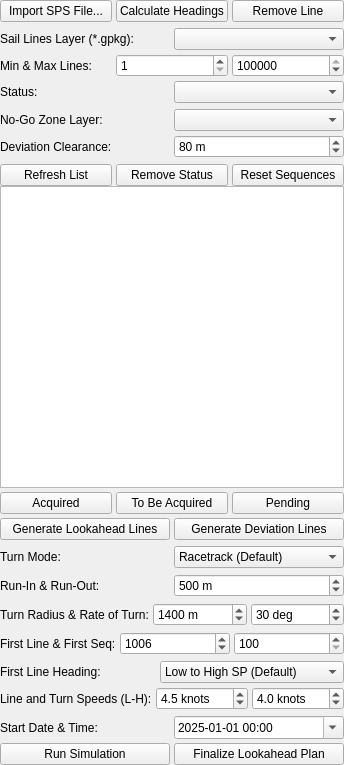
<?xml version="2.0" encoding="UTF-8"?>
<ui version="4.0">
 <class>OBNPlannerDockWidgetBase</class>
 <widget class="QDockWidget" name="OBNPlannerDockWidgetBase">
  <property name="geometry">
   <rect>
    <x>0</x>
    <y>0</y>
    <width>328</width>
    <height>765</height>
   </rect>
  </property>
  <property name="windowTitle">
   <string>Lookahead</string>
  </property>
  <widget class="QWidget" name="dockWidgetContents">
   <layout class="QVBoxLayout" name="verticalLayout">
   <property name="spacing">
    <number>4</number>
   </property>
   <property name="leftMargin">
    <number>0</number>
   </property>
   <property name="topMargin">
    <number>0</number>
   </property>
   <property name="rightMargin">
    <number>0</number>
   </property>
   <property name="bottomMargin">
    <number>0</number>
   </property>
    <item>
     <layout class="QHBoxLayout" name="horizontalLayout_8">
      <property name="spacing">
       <number>4</number>
      </property>
      <property name="leftMargin">
       <number>0</number>
      </property>
      <property name="topMargin">
       <number>0</number>
      </property>
      <property name="rightMargin">
       <number>0</number>
      </property>
      <property name="bottomMargin">
       <number>0</number>
      </property>
      <item>
       <widget class="QPushButton" name="importSpsButton">
        <property name="text">
         <string>Import SPS File...</string>
        </property>
       </widget>
      </item>
      <item>
       <widget class="QPushButton" name="calculateHeadingsButton">
        <property name="text">
         <string>Calculate Headings</string>
        </property>
       </widget>
      </item>
       <item>
        <widget class="QPushButton" name="removeLineButton">
         <property name="text">
          <string>Remove Line</string>
         </property>
        </widget>
       </item>
     </layout>
    </item>
    <item>
    <layout class="QHBoxLayout" name="horizontalLayout">
     <property name="spacing">
      <number>4</number>
     </property>
     <property name="leftMargin">
      <number>0</number>
     </property>
     <property name="topMargin">
      <number>2</number>
     </property>
     <property name="rightMargin">
      <number>0</number>
     </property>
     <property name="bottomMargin">
      <number>0</number>
     </property>
      <item>
       <widget class="QLabel" name="label">
        <property name="layoutDirection">
         <enum>Qt::LeftToRight</enum>
        </property>
        <property name="text">
         <string>Sail Lines Layer (*.gpkg):</string>
        </property>
       </widget>
      </item>
      <item>
       <widget class="QComboBox" name="spsLayerComboBox"/>
      </item>
     </layout>
    </item>
    <item>
    <layout class="QHBoxLayout" name="horizontalLayout_2">
     <property name="spacing">
      <number>4</number>
     </property>
     <property name="leftMargin">
      <number>0</number>
     </property>
     <property name="topMargin">
      <number>0</number>
     </property>
     <property name="rightMargin">
      <number>0</number>
     </property>
     <property name="bottomMargin">
      <number>0</number>
     </property>
      <item>
       <widget class="QLabel" name="label_2">
        <property name="text">
         <string>Min &amp; Max Lines:</string>
        </property>
        <property name="alignment">
         <set>Qt::AlignLeading|Qt::AlignVCenter</set>
        </property>
       </widget>
      </item>
      <item>
       <widget class="QSpinBox" name="startLineSpinBox">
        <property name="minimum">
         <number>1</number>
        </property>
        <property name="maximum">
         <number>9999999</number>
        </property>
        <property name="value">
         <number>1</number>
        </property>
       </widget>
      </item>
      <item>
       <widget class="QSpinBox" name="endLineSpinBox">
        <property name="minimum">
         <number>1</number>
        </property>
        <property name="maximum">
         <number>9999999</number>
        </property>
        <property name="value">
         <number>9999999</number>
        </property>
       </widget>
      </item>
     </layout>
    </item>
    <item>
    <layout class="QHBoxLayout" name="horizontalLayout_4">
     <property name="spacing">
      <number>4</number>
     </property>
     <property name="leftMargin">
      <number>0</number>
     </property>
     <property name="topMargin">
      <number>0</number>
     </property>
     <property name="rightMargin">
      <number>0</number>
     </property>
     <property name="bottomMargin">
      <number>0</number>
     </property>
      <item>
       <widget class="QLabel" name="label_4">
        <property name="text">
         <string>Status:</string>
        </property>
       </widget>
      </item>
      <item>
       <widget class="QComboBox" name="statusFilterComboBox"/>
      </item>
     </layout>
    </item>
    <item>
    <layout class="QHBoxLayout" name="horizontalLayout_5">
     <property name="spacing">
      <number>4</number>
     </property>
     <property name="leftMargin">
      <number>0</number>
     </property>
     <property name="topMargin">
      <number>2</number>
     </property>
     <property name="rightMargin">
      <number>0</number>
     </property>
     <property name="bottomMargin">
      <number>0</number>
     </property>
      <item>
       <widget class="QLabel" name="label_5">
        <property name="text">
         <string>No-Go Zone Layer:</string>
        </property>
       </widget>
      </item>
      <item>
       <widget class="QComboBox" name="noGoZoneLayerComboBox"/>
      </item>
     </layout>
    </item>
    <item>
    <layout class="QHBoxLayout" name="horizontalLayout_19">
     <property name="spacing">
      <number>4</number>
     </property>
     <property name="leftMargin">
      <number>0</number>
     </property>
     <property name="topMargin">
      <number>0</number>
     </property>
     <property name="rightMargin">
      <number>0</number>
     </property>
     <property name="bottomMargin">
      <number>0</number>
     </property>
      <item>
       <widget class="QLabel" name="label_17">
        <property name="text">
         <string>Deviation Clearance:</string>
        </property>
       </widget>
      </item>
      <item>
       <widget class="QDoubleSpinBox" name="deviationClearanceDoubleSpinBox">
        <property name="suffix">
         <string> m</string>
        </property>
        <property name="decimals">
         <number>0</number>
        </property>
        <property name="maximum">
         <double>500.000000000000000</double>
        </property>
        <property name="value">
         <double>80.000000000000000</double>
        </property>
       </widget>
      </item>
     </layout>
    </item>
    <item>
     <layout class="QVBoxLayout" name="verticalLayout_2">
      <property name="spacing">
       <number>0</number>
      </property>
      <property name="leftMargin">
       <number>0</number>
      </property>
      <property name="topMargin">
       <number>0</number>
      </property>
      <property name="rightMargin">
       <number>0</number>
      </property>
      <property name="bottomMargin">
       <number>0</number>
      </property>
      <item>
       <layout class="QHBoxLayout" name="horizontalLayout_refresh_status">
        <property name="spacing">
         <number>4</number>
        </property>
        <property name="leftMargin">
         <number>0</number>
        </property>
        <property name="topMargin">
         <number>2</number>
        </property>
        <property name="rightMargin">
         <number>0</number>
        </property>
        <property name="bottomMargin">
         <number>0</number>
        </property>
        <item>
         <widget class="QPushButton" name="applyFilterButton">
          <property name="text">
           <string>Refresh List</string>
          </property>
         </widget>
        </item>
        <item>
         <widget class="QPushButton" name="removeStatusButton">
          <property name="text">
           <string>Remove Status</string>
          </property>
         </widget>
        </item>
        <item>
         <widget class="QPushButton" name="resetSequencesButton">
          <property name="text">
           <string>Reset Sequences</string>
          </property>
         </widget>
        </item>
       </layout>
      </item>
      <item>
       <widget class="QListWidget" name="lineListWidget"/>
      </item>
     </layout>
    </item>
    <item>
     <layout class="QHBoxLayout" name="horizontalLayout_7">
      <property name="spacing">
       <number>4</number>
      </property>
      <property name="leftMargin">
       <number>0</number>
      </property>
      <property name="topMargin">
       <number>0</number>
      </property>
      <property name="rightMargin">
       <number>0</number>
      </property>
      <property name="bottomMargin">
       <number>0</number>
      </property>
      <item>
       <widget class="QPushButton" name="markAcquiredButton">
        <property name="text">
         <string>Acquired</string>
        </property>
       </widget>
      </item>
      <item>
       <widget class="QPushButton" name="markTbaButton">
        <property name="text">
         <string>To Be Acquired</string>
        </property>
       </widget>
      </item>
      <item>
       <widget class="QPushButton" name="markPendingButton">
        <property name="text">
         <string>Pending</string>
        </property>
       </widget>
      </item>
     </layout>
    </item>
    <item>
     <layout class="QHBoxLayout" name="horizontalLayout_6">
      <property name="spacing">
       <number>4</number>
      </property>
      <property name="leftMargin">
       <number>0</number>
      </property>
      <property name="topMargin">
       <number>0</number>
      </property>
      <property name="rightMargin">
       <number>0</number>
      </property>
      <property name="bottomMargin">
       <number>0</number>
      </property>
      <item>
       <widget class="QPushButton" name="generateLinesButton">
        <property name="text">
         <string>Generate Lookahead Lines</string>
        </property>
       </widget>
      </item>
      <item>
       <widget class="QPushButton" name="calculateDeviationsButton">
        <property name="text">
         <string>Generate Deviation Lines</string>
        </property>
       </widget>
      </item>
     </layout>
    </item>
    <item>
    <layout class="QHBoxLayout" name="horizontalLayout_18">
     <property name="spacing">
      <number>4</number>
     </property>
     <property name="leftMargin">
      <number>0</number>
     </property>
     <property name="topMargin">
      <number>2</number>
     </property>
     <property name="rightMargin">
      <number>0</number>
     </property>
     <property name="bottomMargin">
      <number>0</number>
     </property>
      <item>
       <widget class="QLabel" name="label_15">
        <property name="text">
         <string>Turn Mode:</string>
        </property>
       </widget>
      </item>
      <item>
       <widget class="QComboBox" name="acquisitionModeComboBox">
        <item>
         <property name="text">
          <string>Racetrack (Default)</string>
         </property>
        </item>
        <item>
         <property name="text">
          <string>Teardrop</string>
         </property>
        </item>
       </widget>
      </item>
     </layout>
    </item>
    <item>
    <layout class="QHBoxLayout" name="horizontalLayout_10">
     <property name="spacing">
      <number>4</number>
     </property>
     <property name="leftMargin">
      <number>0</number>
     </property>
     <property name="topMargin">
      <number>2</number>
     </property>
     <property name="rightMargin">
      <number>0</number>
     </property>
     <property name="bottomMargin">
      <number>0</number>
     </property>
      <item>
       <widget class="QLabel" name="label_7">
        <property name="text">
         <string>Run-In &amp; Run-Out:</string>
        </property>
       </widget>
      </item>
      <item>
       <widget class="QDoubleSpinBox" name="maxRunInDoubleSpinBox">
        <property name="suffix">
         <string> m</string>
        </property>
        <property name="decimals">
         <number>0</number>
        </property>
        <property name="maximum">
         <double>100000.000000000000000</double>
        </property>
        <property name="singleStep">
         <double>50.000000000000000</double>
        </property>
        <property name="value">
         <double>500.000000000000000</double>
        </property>
       </widget>
      </item>
     </layout>
    </item>
    <item>
    <layout class="QHBoxLayout" name="horizontalLayout_12">
     <property name="spacing">
      <number>4</number>
     </property>
     <property name="leftMargin">
      <number>0</number>
     </property>
     <property name="topMargin">
      <number>2</number>
     </property>
     <property name="rightMargin">
      <number>0</number>
     </property>
     <property name="bottomMargin">
      <number>0</number>
     </property>
      <item>
       <widget class="QLabel" name="label_9">
        <property name="text">
         <string>Turn Radius &amp; Rate of Turn:</string>
        </property>
        <property name="alignment">
         <set>Qt::AlignLeading|Qt::AlignVCenter</set>
        </property>
       </widget>
      </item>
      <item>
       <widget class="QDoubleSpinBox" name="turnRadiusDoubleSpinBox">
        <property name="suffix">
         <string> m</string>
        </property>
        <property name="decimals">
         <number>0</number>
        </property>
        <property name="minimum">
         <double>300.000000000000000</double>
        </property>
        <property name="maximum">
         <double>2000.000000000000000</double>
        </property>
        <property name="singleStep">
         <double>50.000000000000000</double>
        </property>
        <property name="value">
         <double>1400.000000000000000</double>
        </property>
       </widget>
      </item>
      <item>
       <widget class="QDoubleSpinBox" name="vesselTurnRateDoubleSpinBox">
        <property name="suffix">
         <string> deg</string>
        </property>
        <property name="decimals">
         <number>0</number>
        </property>
        <property name="maximum">
         <double>360.000000000000000</double>
        </property>
        <property name="value">
         <double>30.000000000000000</double>
        </property>
       </widget>
      </item>
     </layout>
    </item>
    <item>
    <layout class="QHBoxLayout" name="horizontalLayout_13">
     <property name="spacing">
      <number>4</number>
     </property>
     <property name="leftMargin">
      <number>0</number>
     </property>
     <property name="topMargin">
      <number>2</number>
     </property>
     <property name="rightMargin">
      <number>0</number>
     </property>
     <property name="bottomMargin">
      <number>0</number>
     </property>
      <item>
       <widget class="QLabel" name="label_10">
        <property name="text">
         <string>First Line &amp; First Seq:</string>
        </property>
        <property name="alignment">
         <set>Qt::AlignLeading|Qt::AlignVCenter</set>
        </property>
       </widget>
      </item>
      <item>
       <widget class="QSpinBox" name="firstLineSpinBox">
        <property name="minimum">
         <number>1000</number>
        </property>
        <property name="maximum">
         <number>9999</number>
        </property>
        <property name="value">
         <number>1006</number>
        </property>
       </widget>
      </item>
      <item>
       <widget class="QSpinBox" name="firstSeqComboBox">
        <property name="minimum">
         <number>100</number>
        </property>
        <property name="maximum">
         <number>9999</number>
        </property>
       </widget>
      </item>
     </layout>
    </item>
    <item>
    <layout class="QHBoxLayout" name="horizontalLayout_14">
     <property name="spacing">
      <number>4</number>
     </property>
     <property name="leftMargin">
      <number>0</number>
     </property>
     <property name="topMargin">
      <number>2</number>
     </property>
     <property name="rightMargin">
      <number>0</number>
     </property>
     <property name="bottomMargin">
      <number>0</number>
     </property>
      <item>
       <widget class="QLabel" name="label_11">
        <property name="text">
         <string>First Line Heading:</string>
        </property>
       </widget>
      </item>
      <item>
       <widget class="QComboBox" name="firstHeadingComboBox">
        <item>
         <property name="text">
          <string>Low to High SP (Default)</string>
         </property>
        </item>
        <item>
         <property name="text">
          <string>High to Low SP (Reciprocal)</string>
         </property>
        </item>
       </widget>
      </item>
     </layout>
    </item>
    <item>
    <layout class="QHBoxLayout" name="horizontalLayout_15">
     <property name="spacing">
      <number>4</number>
     </property>
     <property name="leftMargin">
      <number>0</number>
     </property>
     <property name="topMargin">
      <number>0</number>
     </property>
     <property name="rightMargin">
      <number>0</number>
     </property>
     <property name="bottomMargin">
      <number>0</number>
     </property>
      <item>
       <widget class="QLabel" name="label_12">
        <property name="text">
         <string>Line and Turn Speeds (L-H):</string>
        </property>
        <property name="alignment">
         <set>Qt::AlignLeading|Qt::AlignVCenter</set>
        </property>
       </widget>
      </item>
      <item>
       <widget class="QDoubleSpinBox" name="acqSpeedPrimaryDoubleSpinBox">
        <property name="minimumSize">
         <size>
          <width>92</width>
          <height>0</height>
         </size>
        </property>
        <property name="suffix">
         <string> knots</string>
        </property>
        <property name="decimals">
         <number>1</number>
        </property>
        <property name="minimum">
         <double>3.000000000000000</double>
        </property>
        <property name="maximum">
         <double>7.000000000000000</double>
        </property>
        <property name="singleStep">
         <double>0.100000000000000</double>
        </property>
        <property name="value">
         <double>4.500000000000000</double>
        </property>
       </widget>
      </item>
      <item>
       <widget class="QDoubleSpinBox" name="turnSpeedDoubleSpinBox">
        <property name="minimumSize">
         <size>
          <width>92</width>
          <height>0</height>
         </size>
        </property>
        <property name="suffix">
         <string> knots</string>
        </property>
        <property name="decimals">
         <number>1</number>
        </property>
        <property name="minimum">
         <double>3.000000000000000</double>
        </property>
        <property name="maximum">
         <double>7.000000000000000</double>
        </property>
        <property name="singleStep">
         <double>0.100000000000000</double>
        </property>
        <property name="value">
         <double>4.000000000000000</double>
        </property>
       </widget>
      </item>
     </layout>
    </item>
    <item>
    <layout class="QHBoxLayout" name="horizontalLayout_17">
     <property name="spacing">
      <number>4</number>
     </property>
     <property name="leftMargin">
      <number>0</number>
     </property>
     <property name="topMargin">
      <number>2</number>
     </property>
     <property name="rightMargin">
      <number>0</number>
     </property>
     <property name="bottomMargin">
      <number>0</number>
     </property>
      <item>
       <widget class="QLabel" name="label_14">
        <property name="text">
         <string>Start Date &amp; Time:</string>
        </property>
       </widget>
      </item>
      <item>
       <widget class="QDateTimeEdit" name="startDateTimeEdit">
        <property name="dateTime">
         <datetime>
          <hour>0</hour>
          <minute>0</minute>
          <second>0</second>
          <year>2025</year>
          <month>1</month>
          <day>1</day>
         </datetime>
        </property>
        <property name="displayFormat">
         <string>yyyy-MM-dd HH:mm</string>
        </property>
        <property name="calendarPopup">
         <bool>true</bool>
        </property>
       </widget>
      </item>
     </layout>
    </item>
    <item>
     <layout class="QHBoxLayout" name="horizontalLayout_finalize">
      <property name="spacing">
       <number>4</number>
      </property>
      <property name="leftMargin">
       <number>0</number>
      </property>
      <property name="topMargin">
       <number>0</number>
      </property>
      <property name="rightMargin">
       <number>0</number>
      </property>
      <property name="bottomMargin">
       <number>0</number>
      </property>
      <item>
       <widget class="QPushButton" name="runSimulationButton">
        <property name="text">
         <string>Run Simulation</string>
        </property>
       </widget>
      </item>
      <item>
       <widget class="QPushButton" name="editFinalizeButton">
        <property name="text">
         <string>Finalize Lookahead Plan</string>
        </property>
       </widget>
      </item>
     </layout>
    </item>
   </layout>
  </widget>
 </widget>
 <resources/>
 <connections/>
</ui>
